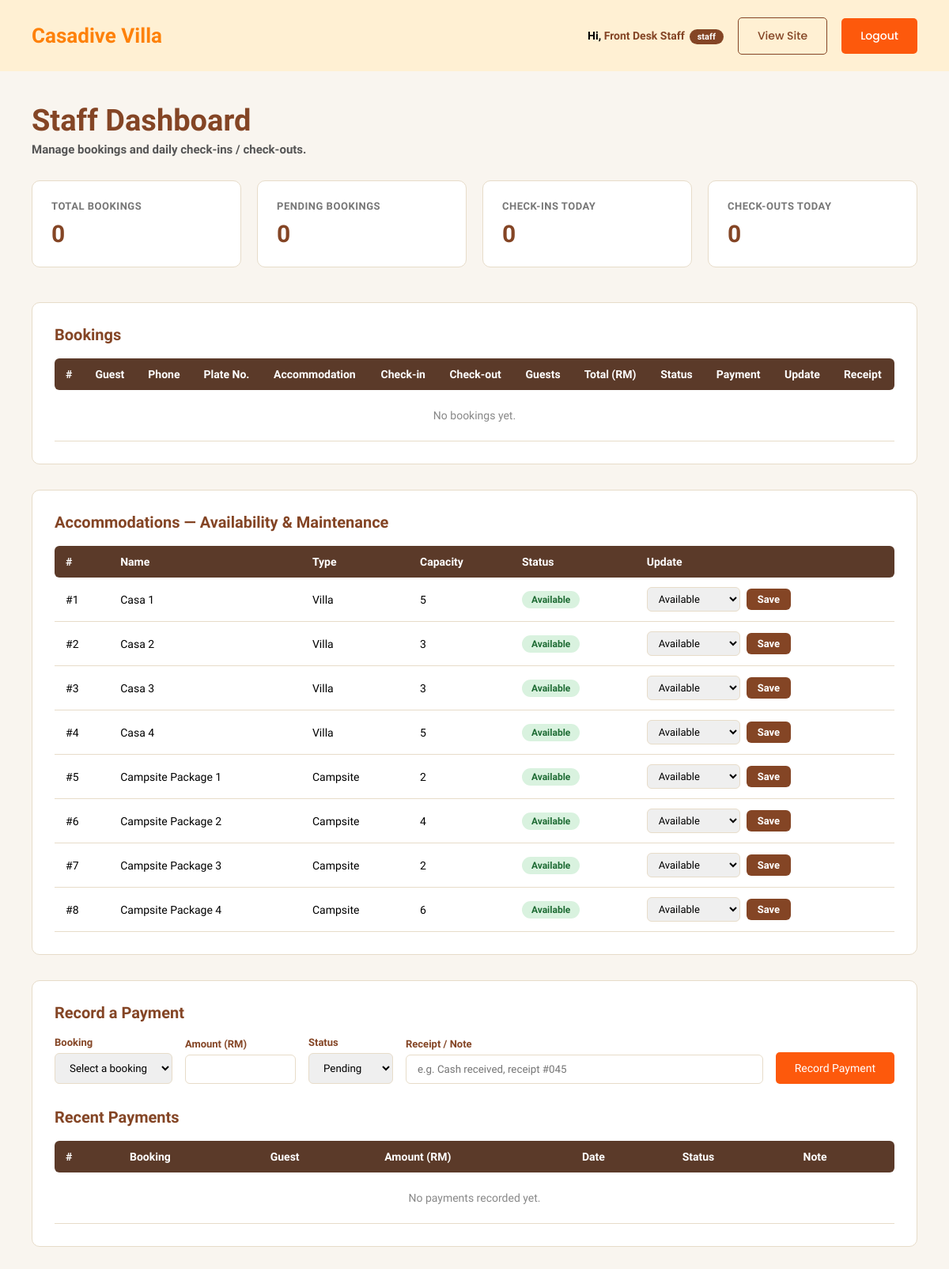
The page /user/staff_dashboard.php (signed in) on the database its author committed.
### tables this page shows
CREATE TABLE `accommodation` (
  accommodation_id   INT UNSIGNED AUTO_INCREMENT PRIMARY KEY,
  accommodation_name VARCHAR(100) NOT NULL,
  accommodation_type ENUM('Villa','Campsite') NOT NULL,
  price              DECIMAL(10,2) NOT NULL COMMENT 'weekday / base rate per night, used for all booking calculations',
  price_weekend      DECIMAL(10,2) NULL COMMENT 'display only — not applied to booking totals yet',
  price_holiday      DECIMAL(10,2) NULL COMMENT 'display only — not applied to booking totals yet',
  capacity           INT UNSIGNED NOT NULL,
  pax_label          VARCHAR(30) NULL COMMENT 'display string e.g. "4-5 PAX", falls back to "Max N guests"',
  features           TEXT NULL COMMENT 'one feature per line, e.g. "Wifi\nAircond\nSea View"',
  description        TEXT,
  status             ENUM('available','unavailable','maintenance') NOT NULL DEFAULT 'available',
  image              VARCHAR(255),
  door_code          VARCHAR(20) COMMENT 'lock box / door code shown to the guest in the check-in reminder'
);

### user/staff_dashboard.php (called while the page is built, shortened)
<?php
require_once __DIR__ . '/../includes/db.php';
require_once __DIR__ . '/../includes/auth.php';
$user = current_user();
$validAccStatuses = ['available', 'unavailable', 'maintenance'];
$validPaymentStatuses = ['pending', 'partial', 'paid', 'refunded', 'failed'];
$refundBookingId = filter_input(INPUT_GET, 'refund_booking', FILTER_VALIDATE_INT) ?: null;
$stats = [
    'total_bookings' => (int) $pdo->query('SELECT COUNT(*) FROM booking')->fetchColumn(),
    'pending_bookings' => (int) $pdo->query("SELECT COUNT(*) FROM booking WHERE booking_status = 'pending'")->fetchColumn(),
    'checkins_today' => (int) $pdo->query('SELECT COUNT(*) FROM booking WHERE check_in = CURDATE()')->fetchColumn(),
    'checkouts_today' => (int) $pdo->query('SELECT COUNT(*) FROM booking WHERE check_out = CURDATE()')->fetchColumn(),
];
$bookings = $pdo->query(
    "SELECT b.booking_id, c.full_name, c.phone, c.plate_num, b.check_in, b.check_out, b.total_guest,
            b.total_amount, b.deposit_amount, b.booking_status,
            GROUP_CONCAT(a.accommodation_name SEPARATOR ', ') AS accommodations,
            (SELECT p.payment_status FROM payment p WHERE p.booking_id = b.booking_id ORDER BY p.payment_id DESC LIMIT 1) AS latest_payment_status
     FROM booking b
     JOIN customer c ON c.customer_id = b.customer_id
     LEFT JOIN booking_item bi ON bi.booking_id = b.booking_id
     LEFT JOIN accommodation a ON a.accommodation_id = bi.accommodation_id
     GROUP BY b.booking_id
     ORDER BY b.booking_id DESC
     LIMIT 50"
)->fetchAll();
$accommodations = $pdo->query(
    'SELECT accommodation_id, accommodation_name, accommodation_type, capacity, status
     FROM accommodation ORDER BY accommodation_type, accommodation_id'
)->fetchAll();
$recentPayments = $pdo->query(
    "SELECT p.payment_id, p.booking_id, p.deposit_paid, p.payment_date, p.payment_status, p.receipt, c.full_name
     FROM payment p
     JOIN booking b ON b.booking_id = p.booking_id
     JOIN customer c ON c.customer_id = b.customer_id
     ORDER BY p.payment_id DESC
     LIMIT 20"
)->fetchAll();
require __DIR__ . '/views/staff_dashboard.view.php';

### includes/auth.php (called while the page is built, shortened)
<?php
function current_user(): array|false
{
    return $_SESSION['user'] ?? false;
}

### user/views/staff_dashboard.view.php (the view, shortened to what this page needs)
<!DOCTYPE html>
<html lang="en">
<head>
<link rel="stylesheet" href="style/dashboard.css">
</head>
<body>
  <header class="dash-topbar">
    <div class="container">
      <div class="brand">Casadive Villa</div>
      <div class="dash-user">
        <span class="who">Hi, <strong><?= htmlspecialchars($user['fullname']) ?></strong><span class="role-badge"><?= htmlspecialchars($user['role']) ?></span></span>
        <a href="../index.php" class="btn btn-outline">View Site</a>
        <a href="logout.php" class="btn btn-primary">Logout</a>
      </div>
    </div>
  </header>
  <main class="dash-main">
    <div class="container">
      <h1 class="dash-heading">Staff Dashboard</h1>
      <p class="dash-subheading">Manage bookings and daily check-ins / check-outs.</p>
      <div class="stat-grid">
        <div class="stat-tile">
          <p class="stat-label">Total Bookings</p>
          <p class="stat-value"><?= $stats['total_bookings'] ?></p>
        </div>
        <div class="stat-tile">
          <p class="stat-label">Pending Bookings</p>
          <p class="stat-value"><?= $stats['pending_bookings'] ?></p>
        </div>
        <div class="stat-tile">
          <p class="stat-label">Check-ins Today</p>
          <p class="stat-value"><?= $stats['checkins_today'] ?></p>
        </div>
        <div class="stat-tile">
          <p class="stat-label">Check-outs Today</p>
          <p class="stat-value"><?= $stats['checkouts_today'] ?></p>
        </div>
      </div>
      <section class="dash-section">
        <h2>Bookings</h2>
        <table>
          <thead>
            <tr>
              <th>#</th>
              <th>Guest</th>
              <th>Phone</th>
              <th>Plate No.</th>
              <th>Accommodation</th>
              <th>Check-in</th>
              <th>Check-out</th>
              <th>Guests</th>
              <th>Total (RM)</th>
              <th>Status</th>
              <th>Payment</th>
              <th>Update</th>
              <th>Receipt</th>
            </tr>
          </thead>
          <tbody>
            <?php if (!$bookings): ?>
              <tr class="empty-row"><td colspan="13">No bookings yet.</td></tr>
            <?php else: foreach ($bookings as $b): ?>
              <tr>
                <td><?= htmlspecialchars(format_booking_ref((int) $b['booking_id'])) ?></td>
                <td><?= htmlspecialchars($b['full_name']) ?></td>
                <td><?= htmlspecialchars($b['phone']) ?></td>
                <td><?= htmlspecialchars($b['plate_num'] ?? '—') ?></td>
                <td><?= htmlspecialchars($b['accommodations'] ?? '—') ?></td>
                <td><?= htmlspecialchars($b['check_in']) ?></td>
                <td><?= htmlspecialchars($b['check_out']) ?></td>
                <td><?= (int) $b['total_guest'] ?></td>
                <td><?= number_format((float) $b['total_amount'], 2) ?></td>
                <td><span class="status-badge status-<?= htmlspecialchars($b['booking_status']) ?>"><?= htmlspecialchars(format_status($b['booking_status'])) ?></span></td>
                <td>
                  <?php if (payment_needs_refund($b['booking_status'], $b['latest_payment_status'])): ?>
                    <span class="status-badge status-refund_due">Refund Due</span>
                    <a href="#record-payment" class="btn btn-outline" style="padding:4px 10px;font-size:12px;margin-left:6px;">Refund</a>
                  <?php elseif ($b['latest_payment_status']): ?>
                    <?= htmlspecialchars(ucfirst($b['latest_payment_status'])) ?>
                  <?php else: ?>
                    <span style="color:#999;">No record</span>
                  <?php endif; ?>
                </td>
                <td>
                  <form class="status-form" method="post">
                    <?= csrf_field() ?>
                    <input type="hidden" name="action" value="update_status">
                    <input type="hidden" name="booking_id" value="<?= (int) $b['booking_id'] ?>">
                    <select name="booking_status">
                      <?php foreach ($validStatuses as $status): ?>
                        <option value="<?= $status ?>" <?= $status === $b['booking_status'] ? 'selected' : '' ?>><?= format_status($status) ?></option>
                      <?php endforeach; ?>
                    </select>
                    <button type="submit">Save</button>
                  </form>
                </td>
                <td><a href="booking_receipt.php?id=<?= (int) $b['booking_id'] ?>" class="btn btn-outline" style="padding:6px 14px;font-size:13px;">View</a></td>
              </tr>
            <?php endforeach; endif; ?>
          </tbody>
        </table>
      </section>
      <section class="dash-section">
        <h2>Accommodations — Availability &amp; Maintenance</h2>
        <table>
          <thead>
            <tr>
              <th>#</th>
              <th>Name</th>
              <th>Type</th>
              <th>Capacity</th>
              <th>Status</th>
              <th>Update</th>
            </tr>
          </thead>
          <tbody>
            <?php foreach ($accommodations as $a): ?>
              <tr>
                <td>#<?= (int) $a['accommodation_id'] ?></td>
                <td><?= htmlspecialchars($a['accommodation_name']) ?></td>
                <td><?= htmlspecialchars($a['accommodation_type']) ?></td>
                <td><?= (int) $a['capacity'] ?></td>
                <td><span class="status-badge status-<?= htmlspecialchars($a['status']) ?>"><?= htmlspecialchars(ucfirst($a['status'])) ?></span></td>
                <td>
                  <form class="status-form" method="post">
                    <select name="acc_status">
                      <?php foreach ($validAccStatuses as $status): ?>
                        <option value="<?= $status ?>" <?= $status === $a['status'] ? 'selected' : '' ?>><?= ucfirst($status) ?></option>
                      <?php endforeach; ?>
                    </select>
                    <button type="submit">Save</button>
                  </form>
                </td>
              </tr>
            <?php endforeach; ?>
          </tbody>
        </table>
      </section>
      <section class="dash-section" id="record-payment">
        <h2>Record a Payment</h2>
        <form method="post" style="display:flex;flex-wrap:wrap;gap:16px;align-items:flex-end;margin-bottom:30px;font-family:'Raleway',sans-serif;">
          <div>
            <label style="display:block;font-weight:600;font-size:13px;color:var(--brown-price);margin-bottom:6px;">Booking</label>
            <select name="booking_id" style="padding:10px 14px;border:1px solid var(--border);border-radius:6px;font-family:inherit;" required>
              <option value="">Select a booking</option>
            </select>
          </div>
          <div>
            <label style="display:block;font-weight:600;font-size:13px;color:var(--brown-price);margin-bottom:6px;">Amount (RM)</label>
            <input type="number" name="deposit_paid" min="0" step="0.01" style="padding:10px 14px;border:1px solid var(--border);border-radius:6px;font-family:inherit;width:140px;" required>
          </div>
          <div>
            <label style="display:block;font-weight:600;font-size:13px;color:var(--brown-price);margin-bottom:6px;">Status</label>
            <select name="payment_status" style="padding:10px 14px;border:1px solid var(--border);border-radius:6px;font-family:inherit;">
              <?php foreach ($validPaymentStatuses as $status): ?>
                <option value="<?= $status ?>" <?= $refundBookingId && $status === 'refunded' ? 'selected' : '' ?>><?= ucfirst($status) ?></option>
              <?php endforeach; ?>
            </select>
          </div>
          <div style="flex:1;min-width:180px;">
            <label style="display:block;font-weight:600;font-size:13px;color:var(--brown-price);margin-bottom:6px;">Receipt / Note</label>
            <input type="text" name="receipt" placeholder="e.g. Cash received, receipt #045" style="width:100%;padding:10px 14px;border:1px solid var(--border);border-radius:6px;font-family:inherit;">
          </div>
          <button type="submit" class="btn btn-primary">Record Payment</button>
        </form>
        <h2>Recent Payments</h2>
        <table>
          <thead>
            <tr>
              <th>#</th>
              <th>Booking</th>
              <th>Guest</th>
              <th>Amount (RM)</th>
              <th>Date</th>
              <th>Status</th>
              <th>Note</th>
            </tr>
          </thead>
          <tbody>
            <?php if (!$recentPayments): ?>
              <tr class="empty-row"><td colspan="7">No payments recorded yet.</td></tr>
            <?php else: foreach ($recentPayments as $p): ?>
              <tr>
                <td>#<?= (int) $p['payment_id'] ?></td>
                <td><?= htmlspecialchars(format_booking_ref((int) $p['booking_id'])) ?></td>
                <td><?= htmlspecialchars($p['full_name']) ?></td>
                <td><?= number_format((float) $p['deposit_paid'], 2) ?></td>
                <td><?= htmlspecialchars($p['payment_date']) ?></td>
                <td><span class="status-badge status-<?= htmlspecialchars($p['payment_status']) ?>"><?= htmlspecialchars(ucfirst($p['payment_status'])) ?></span></td>
                <td><?php if ($p['receipt'] && str_starts_with($p['receipt'], 'assets/uploads/payments/')): ?>
                  <a href="../<?= htmlspecialchars($p['receipt']) ?>" target="_blank" rel="noopener" class="btn btn-outline" style="padding:4px 10px;font-size:12px;">View Proof</a>
                <?php else: ?>
                  <?= htmlspecialchars($p['receipt'] ?? '—') ?>
                <?php endif; ?></td>
              </tr>
            <?php endforeach; endif; ?>
          </tbody>
        </table>
      </section>
    </div>
  </main>
</body>
</html>

### rows shown on the page
accommodation: accommodation_id "1", accommodation_name "Casa 1", accommodation_type "Villa", capacity "5", status "Available", acc_status "Available"
accommodation: accommodation_id "2", accommodation_name "Casa 2", accommodation_type "Villa", capacity "3", status "Available", acc_status "Available"
accommodation: accommodation_id "3", accommodation_name "Casa 3", accommodation_type "Villa", capacity "3", status "Available", acc_status "Available"
accommodation: accommodation_id "4", accommodation_name "Casa 4", accommodation_type "Villa", capacity "5", status "Available", acc_status "Available"
accommodation: accommodation_id "5", accommodation_name "Campsite Package 1", accommodation_type "Campsite", capacity "2", status "Available", acc_status "Available"
accommodation: accommodation_id "6", accommodation_name "Campsite Package 2", accommodation_type "Campsite", capacity "4", status "Available", acc_status "Available"
accommodation: accommodation_id "7", accommodation_name "Campsite Package 3", accommodation_type "Campsite", capacity "2", status "Available", acc_status "Available"
accommodation: accommodation_id "8", accommodation_name "Campsite Package 4", accommodation_type "Campsite", capacity "6", status "Available", acc_status "Available"

### other values the page prints
$user['fullname'] "Front Desk Staff"
$user['role'] "Staff"
$stats['total_bookings'] "0"
$stats['pending_bookings'] "0"
$stats['checkins_today'] "0"
$stats['checkouts_today'] "0"
form field payment_status "Pending"
